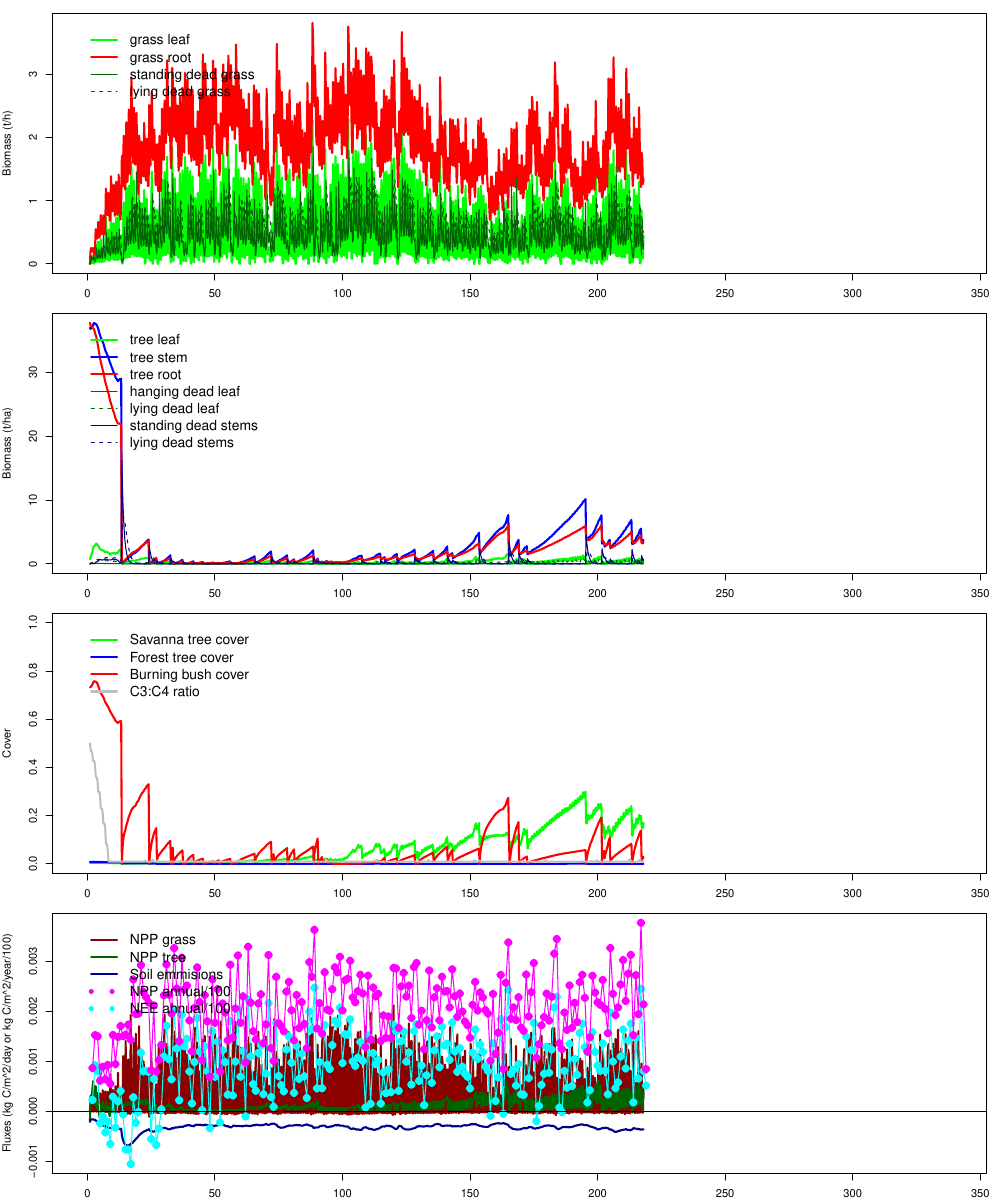

The R source for this figure:



SysData <- function(ta, te)
{
    filelist   <- dir(pattern="SysData_.*")
    filedata   <- file.info(filelist)
    filenewest <- sort(filedata$mtime, decreasing=T)[1]
    fileind    <- which(filedata$mtime==filenewest)
    filename   <- filelist[fileind]
    cat ( "\nRead ", filename, "\n\n" )

    t <- read.table(filename)
#     t <- read.table("SysData_0.dat")
    
    len <- dim(t)[1]
    x <- t[,1]+t[,2]/365
    
    cat( "Mean annual rain     ", mean(t[,33])*365, "\n" ) 
    cat( "Mean annual evapotr. ", mean(t[,34])*365, "\n" )
    
    cat( "\n" )

    graphics.off()
    
#     x11(width=20,height=11.5)
	pdf(file="SysData.pdf", width=10, height=12)
    par( mfcol=c(4,1), mar=c(2,4,1,1) )
    

# -------------------------------------------------------------------
# ------------- plot 1 ----------------------------------------------
# -------------------------------------------------------------------

    m  <- max( t[,3:6] )*10
    plot( -100, -100, ylab="Biomass (t/h)", xlab="Years", ylim=c(0,m), xlim=c(ta,te) )
    lines( x, t[,3]*10, col="green", lty=1, lwd=2 )
    lines( x, t[,4]*10, col="red",   lty=1, lwd=2 )
    lines( x, t[,5]*10, col="darkgreen", lty=1 )
    lines( x, t[,6]*10, col="darkgreen", lty=2 )
    legend( ta, m, c("grass leaf", "grass root", "standing dead grass", "lying dead grass"), col=c("green", "red", "darkgreen", "darkgreen"), lwd=c(2,2,1,1), lty=c(1,1,1,2), merge=T, cex=1.3, bty="n" )
    
# -------------------------------------------------------------------
# ------------- plot 2 ----------------------------------------------
# -------------------------------------------------------------------

    m  <- max( t[,14:20]*10 )
    plot( -100, -100, ylab="Biomass (t/ha)", xlab="Years", ylim=c(0,m), xlim=c(ta,te) )
    lines( x, t[,14]*10, col="green", lty=1, lwd=2 )
    lines( x, t[,15]*10, col="blue",  lty=1, lwd=2 )
    lines( x, t[,16]*10, col="red",   lty=1, lwd=2 )

    lines( x, t[,17]*10, col="darkgreen", lty=1 )
    lines( x, t[,18]*10, col="darkgreen", lty=2 )

    lines( x, t[,19]*10, col="darkblue", lty=1 )
    lines( x, t[,20]*10, col="darkblue", lty=2 )

    legend( ta, m, c("tree leaf", "tree stem", "tree root", "hanging dead leaf", "lying dead leaf", "standing dead stems", "lying dead stems"), lwd=c(2,2,2,1,1,1,1), col=c("green", "blue", "red", "darkgreen", "darkgreen", "darkblue", "darkblue"), lty=c(1,1,1,1,2,1,2), merge=T, cex=1.3, bty="n" )
    
# -------------------------------------------------------------------
# ------------- plot 3 ----------------------------------------------
# -------------------------------------------------------------------

    plot( -100, -100, ylab="Cover", xlab="Years", ylim=c(0,1), xlim=c(ta,te) )
    lines( x, t[,11], col="green", lty=1, lwd=2 )
    lines( x, t[,12], col="blue",  lty=1, lwd=2 )
    lines( x, t[,13], col="red",   lty=1, lwd=2 )
    lines( x, t[,28], col="grey",  lty=1, lwd=2 )


    legend( ta, 1, c("Savanna tree cover", "Forest tree cover", "Burning bush cover", "C3:C4 ratio"), lwd=c(2,2,2,2), col=c("green", "blue", "red", "grey"), lty=c(1,1,1,1), merge=T, cex=1.3, bty="n" )



# -------------------------------------------------------------------
# ------------- plot 2 ----------------------------------------------
# -------------------------------------------------------------------

# NPP plots

    npp_gr <- t[, 8]-t[, 9]-t[,10]
    npp_tr <- t[,22]-t[,23]-t[,24]
    ann_nee <- rep(0,max(t[,1]))
    ann_npp <- rep(0,max(t[,1]))

    for ( i in 1:length(ann_nee) )
    {
        tmp <- subset( t, t[,1]==i )
#         ann_nee[i] <- sum(tmp[,8]-tmp[,9]-tmp[,10]+tmp[,22]-tmp[,23]-tmp[,24]-tmp[,35]-tmp[,36])
        ann_nee[i] <- sum(tmp[,8]-tmp[,9]-tmp[,10]+tmp[,22]-tmp[,23]-tmp[,24]-tmp[,35])
        ann_npp[i] <- sum(tmp[,8]-tmp[,9]-tmp[,10]+tmp[,22]-tmp[,23]-tmp[,24])
    }
    ann_nee <- ann_nee*t[2,2]  # data are not written every day
    ann_npp <- ann_npp*t[2,2]  #  --> multiplication with timestep

    cat( "Mean annual npp      ", mean(ann_npp), " kg C/m^2/year\n" )
    cat( "Mean annual nee      ", mean(ann_nee), " kg C/m^2/year\n" )

    ann_nee <- ann_nee/100   # 100 is scaling factor for plots
    ann_npp <- ann_npp/100   # 100 is scaling factor for plots

    m  <- max( max(npp_gr+npp_tr-t[,35]), max(ann_nee), max(ann_npp) )
    n  <- min( min(npp_gr+npp_tr-t[,35]), min(ann_nee), max(ann_npp) )

    plot( -100, -100, ylab="Fluxes (kg C/m^2/day or kg C/m^2/year/100)", xlab="Years", ylim=c(n,m), xlim=c(ta,te) )
    lines( x, npp_gr, col="darkred", lty=1, lwd=2 )
    lines( x, npp_tr, col="darkgreen", lty=1, lwd=2 )
    lines( x, -t[,35], col="darkblue", lty=1, lwd=2 )  # soil
# 	lines( x, npp_gr+npp_tr-t[,34], col="black", lwd=1 )
# 	points( x, -t[,35]/100, pch=20, lwd=5, col="magenta" )  # fire 
	points( (1:length(ann_nee))+1., ann_nee, pch=20, lwd=5, col="cyan" )
	lines(  (1:length(ann_nee))+1., ann_nee, col="cyan" )
	points( (1:length(ann_npp))+1., ann_npp, pch=20, lwd=5, col="magenta" )
	lines(  (1:length(ann_npp))+1., ann_npp, col="magenta" )
    abline( h=0 )

    legend( ta, m, c("NPP grass", "NPP tree", "Soil emmisions", "NPP annual/100", "NEE annual/100"), col=c("darkred", "darkgreen", "darkblue", "magenta", "cyan"), lwd=c(2,2,2,5,5), lty=c(1,1,1,3,3), merge=T, cex=1.3, bty="n" )






    graphics.off()


}











